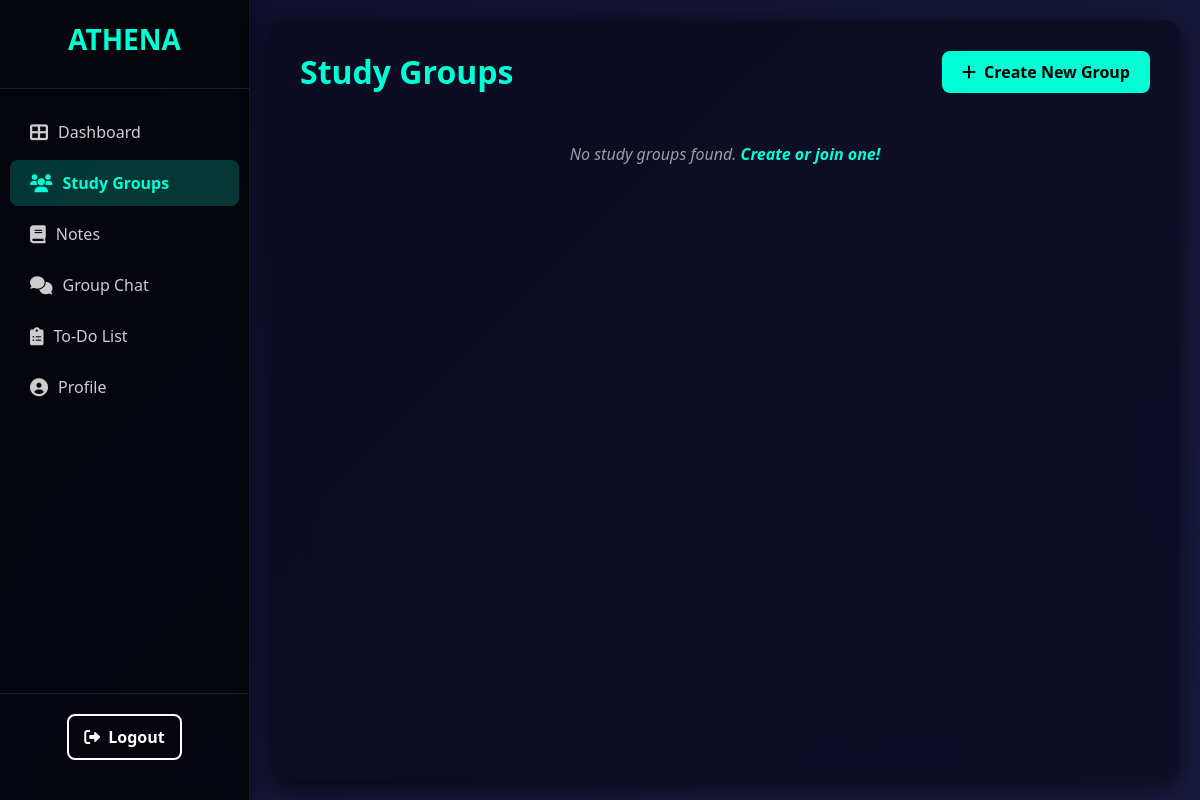
The app's page /users/dashboard/study_group.php (signed in), older data.
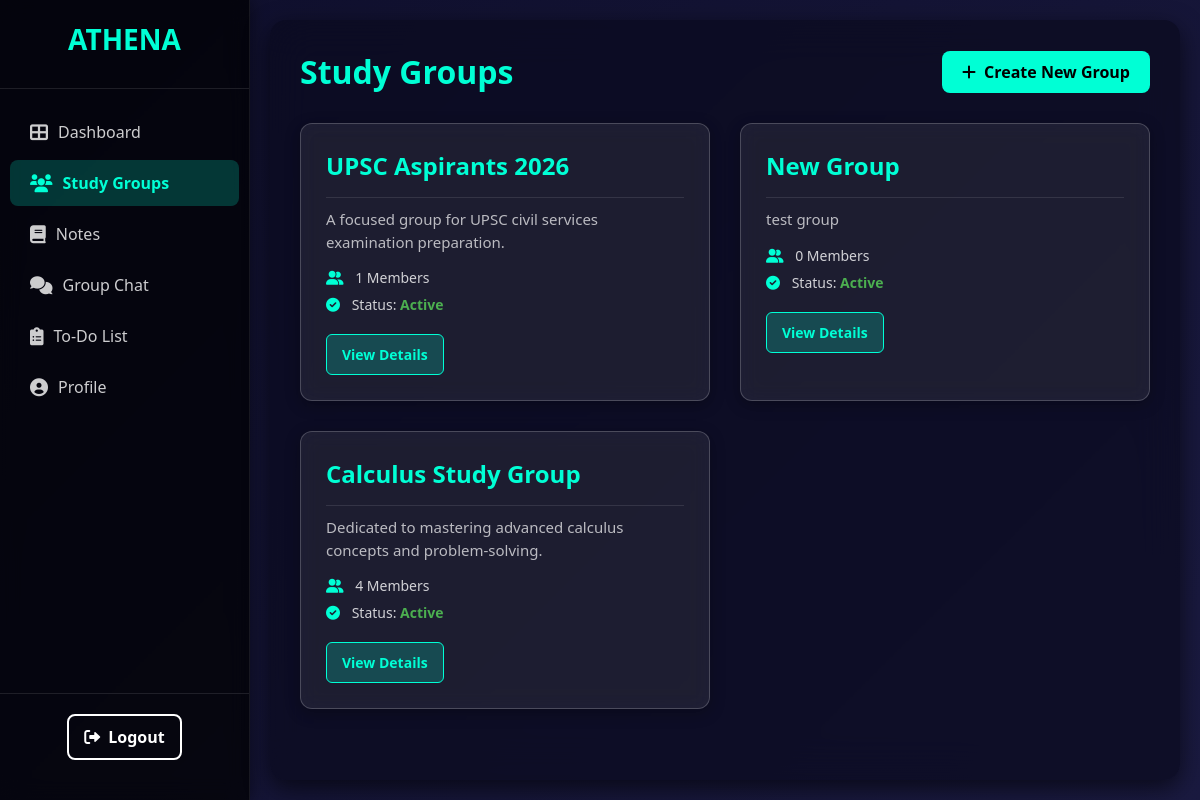
The same page, newer data.
### tables this page shows
CREATE TABLE `study_group` (
  `group_id` int(11) NOT NULL,
  `group_name` varchar(100) NOT NULL,
  `description` text DEFAULT NULL,
  `user_id` int(11) NOT NULL,
  `approved` tinyint(1) DEFAULT 0,
  `created_at` datetime DEFAULT current_timestamp()
);

### users/dashboard/study_group.php (the view, shortened to what this page needs)
<?php
require '../connect.php';
$user_id = $_SESSION['user_id'];
$study_groups = [];
$query_groups = "
    SELECT
        sg.group_id,
        sg.group_name,
        sg.description,
        sg.approved,
        u.user_name AS creator_name,
        (SELECT COUNT(*) FROM group_members gm_count WHERE gm_count.group_id = sg.group_id) AS member_count
    FROM
        study_group sg
    JOIN
        users u ON sg.user_id = u.user_id
    WHERE
        sg.user_id = ? OR EXISTS (SELECT 1 FROM group_members gm WHERE gm.group_id = sg.group_id AND gm.user_id = ?)
    ORDER BY
        sg.created_at DESC;
";
$stmt_groups = $conn->prepare($query_groups);
$stmt_groups->bind_param("ii", $user_id, $user_id);
$stmt_groups->execute();
$result_groups = $stmt_groups->get_result();
if ($result_groups) {
    while ($row = $result_groups->fetch_assoc()) {
        $study_groups[] = $row;
    }
} else {
    error_log("Error fetching study groups: " . $conn->error);
}
?>
<!DOCTYPE html>
<html lang="en">
<head>
  <link rel="stylesheet" href="panelstyle.css">
  <link rel="stylesheet" href="study_group_style.css">
  <link rel="stylesheet" href="https://cdnjs.cloudflare.com/ajax/libs/font-awesome/6.0.0-beta3/css/all.min.css">
</head>
<body>
  <div class="dashboard-wrapper">
    <aside class="sidebar">
      <div class="sidebar-header">
        <div class="logo">ATHENA</div>
      </div>
      <nav class="sidebar-nav">
        <ul>
          <li><a href="user_panel.php"><i class="fas fa-th-large"></i> Dashboard</a></li>
          <li class="active"><a href="#"><i class="fas fa-users"></i> Study Groups</a></li>
          <li><a href="#"><i class="fas fa-book"></i> Notes</a></li>
          <li><a href="#"><i class="fas fa-comments"></i> Group Chat</a></li>
          <li><a href="#"><i class="fas fa-clipboard-list"></i> To-Do List</a></li>
          <li><a href="profile_page.php"><i class="fas fa-user-circle"></i> Profile</a></li>
        </ul>
      </nav>
      <div class="sidebar-footer">
        <a href="../user_logout.php" class="logout-btn"><i class="fas fa-sign-out-alt"></i> Logout</a>
      </div>
    </aside>
    <main class="main-content">
      <header class="main-header">
        <div class="welcome-section">
          <h2>Study Groups</h2>
        </div>
        <div class="header-actions">
          <button class="create-new-btn" id="toggle-create-group-form"><i class="fas fa-plus"></i> Create New Group</button>
        </div>
      </header>
      <section class="dashboard-grid">
        <?php if (!empty($study_groups)): ?>
          <?php foreach ($study_groups as $group): ?>
            <div class="card">
              <div class="card-content">
                <h3 class="group-title"><?= htmlspecialchars($group['group_name']) ?></h3>
                <p class="group-description"><?= htmlspecialchars($group['description'] ?? 'No description provided.') ?></p>
                <div class="group-meta">
                  <p><i class="fas fa-user-friends"></i> <?= htmlspecialchars($group['member_count']) ?> Members</p>
                  <p>
                    <i class="fas fa-check-circle"></i> Status:
                    <span class="status-<?= $group['approved'] ? 'active' : 'pending' ?>">
                      <?= $group['approved'] ? 'Active' : 'Pending Approval' ?>
                    </span>
                  </p>
                </div>
                <button class="view-btn">View Details</button>
              </div>
            </div>
          <?php endforeach; ?>
        <?php else: ?>
          <p class="no-data">No study groups found. <a href="#" id="trigger-create-group-from-empty">Create or join one!</a></p>
        <?php endif; ?>
      </section>
    </main>
  </div>
</body>
</html>

### users/dashboard/panelstyle.css (style rules this page uses)
* { margin: 0; padding: 0; box-sizing: border-box; font-family: 'Segoe UI', sans-serif; }
body { background: linear-gradient(135deg, #0f0f2c, #1a1a40); color: white; min-height: 100vh; display: flex; }
a { text-decoration: none; color: inherit; }
.dashboard-wrapper { display: flex; width: 100%; min-height: 100vh; }
.sidebar { width: 250px; background-color: rgba(0, 0, 0, 0.7); backdrop-filter: blur(10px); box-shadow: 2px 0 15px rgba(0, 0, 0, 0.4); display: flex; flex-direction: column; padding: 20px 0; position: sticky; top: 0; height: 100vh; border-right: 1px solid rgba(255, 255, 255, 0.08); }
.sidebar-header { padding: 0 20px 30px; border-bottom: 1px solid rgba(255, 255, 255, 0.1); margin-bottom: 20px; }
.sidebar-header .logo { font-size: 28px; font-weight: bold; color: #00ffd5; text-align: center; }
.sidebar-nav ul { list-style: none; padding: 0; }
.sidebar-nav li { margin-bottom: 5px; }
.sidebar-nav li a { display: flex; align-items: center; padding: 12px 20px; color: rgba(255, 255, 255, 0.8); font-size: 16px; transition: background-color 0.2s ease, color 0.2s ease; border-radius: 8px; margin: 0 10px; }
.sidebar-nav li a i { margin-right: 10px; font-size: 18px; }
.sidebar-nav li.active a { background-color: rgba(0, 255, 213, 0.2); color: #00ffd5; font-weight: bold; }
.sidebar-footer { margin-top: auto; padding: 20px; border-top: 1px solid rgba(255, 255, 255, 0.1); text-align: center; }
.logout-btn { background-color: transparent; border: 2px solid white; color: white; padding: 10px 15px; border-radius: 8px; display: inline-flex; align-items: center; font-weight: bold; transition: background-color 0.3s ease, color 0.3s ease, transform 0.2s ease; }
.logout-btn i { margin-right: 8px; }
.main-content { flex-grow: 1; padding: 30px; background-color: rgba(10, 10, 30, 0.7); backdrop-filter: blur(20px); border-radius: 16px; margin: 20px; box-shadow: 0 8px 24px rgba(0, 0, 0, 0.6); }
.main-header { display: flex; justify-content: space-between; align-items: center; margin-bottom: 30px; flex-wrap: wrap; gap: 20px; }
.welcome-section h2 { font-size: 32px; color: #00ffd5; margin: 0; }
.header-actions { display: flex; align-items: center; gap: 15px; flex-wrap: wrap; }
.create-new-btn { background-color: #00ffd5; color: black; padding: 10px 20px; border: none; border-radius: 8px; font-size: 16px; cursor: pointer; display: inline-flex; align-items: center; gap: 8px; font-weight: bold; transition: background-color 0.3s ease, transform 0.2s ease; height: 42px; }
.dashboard-grid { display: grid; grid-template-columns: repeat(auto-fit, minmax(300px, 1fr)); gap: 30px; }
.card { background-color: rgba(255, 255, 255, 0.08); border-radius: 12px; box-shadow: 0 4px 15px rgba(0, 0, 0, 0.3); padding: 25px; display: flex; flex-direction: column; border: 1px solid rgba(255, 255, 255, 0.2); backdrop-filter: blur(10px); transition: transform 0.3s ease, box-shadow 0.3s ease; }
.card h3 { font-size: 22px; color: #00ffd5; margin-bottom: 20px; border-bottom: 1px solid rgba(255, 255, 255, 0.1); padding-bottom: 15px; }
.card-content { flex-grow: 1; }
.view-btn { background-color: rgba(0, 255, 213, 0.2); color: #00ffd5; padding: 8px 15px; border: 1px solid #00ffd5; border-radius: 6px; font-size: 14px; cursor: pointer; transition: background-color 0.2s ease, color 0.2s ease; }
.no-data { text-align: center; font-style: italic; color: rgba(255, 255, 255, 0.6); padding: 20px; }
.no-data a { color: #00ffd5; font-weight: bold; }

Row changes from the older to the newer data that the page shows:
added study_group: group_name "UPSC Aspirants 2026", description "A focused group for UPSC civil services examination preparation.", member_count "1", approved "Active"
added study_group: group_name "New Group", description "test group", member_count "0", approved "Active"
added study_group: group_name "Calculus Study Group", description "Dedicated to mastering advanced calculus concepts and problem-solving.", member_count "4", approved "Active"
Text that changed along with them:
text no longer shown: "No study groups found. Create or join one!"
